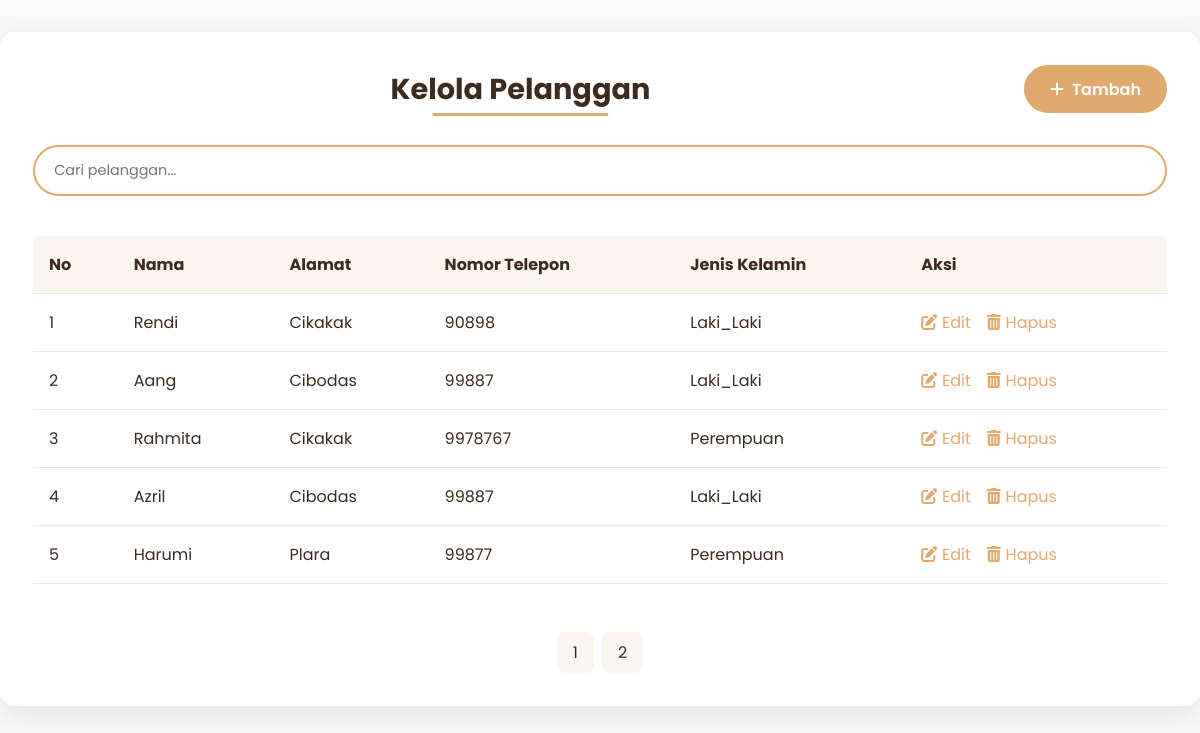
The app's page /admin/pelanggan/pelanggan.php with its own data.
### tables this page shows
CREATE TABLE `pelanggan` (
  `PelangganID` int(10) NOT NULL,
  `NamaPelanggan` varchar(255) DEFAULT NULL,
  `Alamat` text DEFAULT NULL,
  `NomorTelepon` varchar(20) DEFAULT NULL,
  `jk` enum('Laki_Laki','Perempuan') NOT NULL
);

### admin/pelanggan/pelanggan.php (the view, shortened to what this page needs)
<?php
$koneksi = new mysqli("localhost", "root", "", "kasir_reddra");
$results_per_page = 5;
$page = isset($_GET['page']) ? intval($_GET['page']) : 1;
$start_from = ($page - 1) * $results_per_page;
$sql = "SELECT * FROM pelanggan LIMIT $start_from, $results_per_page";
$result = $koneksi->query($sql);
$sql_total = "SELECT COUNT(PelangganID) AS total FROM pelanggan";
$result_total = $koneksi->query($sql_total);
$row_total = $result_total->fetch_assoc();
$total_pages = ceil($row_total["total"] / $results_per_page);
?>
<!DOCTYPE html>
<html>
<head>
    <link rel="stylesheet" href="https://cdnjs.cloudflare.com/ajax/libs/font-awesome/6.4.0/css/all.min.css">
</head>
<body>
    <div class="glass-panel">
        <div class="header">
            <div class="title-wrapper">
                <h2 class="page-title">Kelola Pelanggan</h2>
            </div>
            <div class="btn-group">
                <a href="tambah_pelanggan.php" class="btn btn-primary">
                    <i class="fas fa-plus"></i> Tambah
                </a>
            </div>
        </div>
        <div class="search-box">
            <input type="text" class="search-input" placeholder="Cari pelanggan..." id="searchInput">
        </div>
        <div class="table-container">
            <table class="data-table">
                <thead>
                    <tr>
                        <th>No</th>
                        <th>Nama</th>
                        <th>Alamat</th>
                        <th>Nomor Telepon</th>
                        <th>Jenis Kelamin</th>
                        <th>Aksi</th>
                    </tr>
                </thead>
                <tbody id="tableBody">
                    <?php if ($result && $result->num_rows > 0): ?>
                    <?php $no = 1 + ($page - 1) * $results_per_page; ?>
                    <?php while($row = $result->fetch_assoc()): ?>
                    <tr>
                        <td><?= $no++ ?></td>
                        <td><?= htmlspecialchars($row['NamaPelanggan']) ?></td>
                        <td><?= htmlspecialchars($row['Alamat']) ?></td>
                        <td><?= htmlspecialchars($row['NomorTelepon']) ?></td>
                        <td><?= htmlspecialchars($row['jk']) ?></td>
                        <td>
                            <div class="action-links">
                                <a href="edit_pelanggan.php?id=<?= $row['PelangganID'] ?>" class="action-link">
                                    <i class="fas fa-edit"></i> Edit
                                </a>
                                <a href="#" class="action-link delete-btn" data-id="<?= $row['PelangganID'] ?>">
                                    <i class="fas fa-trash-alt"></i> Hapus
                                </a>
                            </div>
                        </td>
                    </tr>
                    <?php endwhile; ?>
                    <?php else: ?>
                    <tr>
                        <td colspan="6" style="text-align: center; padding: 2rem;">Tidak ada data pelanggan</td>
                    </tr>
                    <?php endif; ?>
                </tbody>
            </table>
        </div>
        <?php if ($total_pages > 1): ?>
        <div class="pagination">
            <?php for ($i = 1; $i <= $total_pages; $i++): ?>
            <a href="?page=<?= $i ?>" class="page-item <?= $i == $page ? 'active' : '' ?>"><?= $i ?></a>
            <?php endfor; ?>
        </div>
        <?php endif; ?>
    </div>
</body>
</html>

### admin/pelanggan/pelanggan.php (style rules this page uses)
* { margin: 0; padding: 0; box-sizing: border-box; font-family: 'Poppins', sans-serif; }
body { background: #fafafa; color: #3D2B1F; }
.glass-panel { background: rgba(255, 255, 255, 0.98); backdrop-filter: blur(15px); border: 1px solid rgba(255, 255, 255, 0.2); box-shadow: 0 8px 32px rgba(0, 0, 0, 0.1); border-radius: 15px; padding: 2rem; margin: 2rem auto; max-width: 1200px; }
.header { display: flex; justify-content: space-between; align-items: center; margin-bottom: 2rem; gap: 1rem; }
.title-wrapper { text-align: center; flex-grow: 1; }
.page-title { font-size: 1.8rem; color: #3D2B1F; position: relative; display: inline-block; padding: 0 1rem; transition: color 0.3s ease, text-shadow 0.3s ease; }
.page-title::after { content: ''; position: absolute; bottom: -5px; left: 50%; transform: translateX(-50%); width: 60%; height: 3px; background: #E0AA6E; border-radius: 2px; }
.btn-group { display: flex; gap: 1rem; align-items: center; }
.btn { padding: 0.6rem 1.5rem; border-radius: 30px; font-weight: 600; transition: all 0.3s ease; text-decoration: none; display: inline-flex; align-items: center; gap: 0.5rem; white-space: nowrap; }
.btn-primary { background: #E0AA6E; color: white; border: 2px solid #E0AA6E; }
.search-box { width: 100%; margin-bottom: 1.5rem; }
.search-input { width: 100%; padding: 0.8rem 1.2rem; border: 2px solid #E0AA6E; border-radius: 30px; font-size: 0.9rem; transition: all 0.3s ease; }
.table-container { overflow-x: auto; }
.data-table { width: 100%; border-collapse: collapse; margin: 1rem 0; }
.data-table th, .data-table td { padding: 1rem; text-align: left; border-bottom: 1px solid rgba(61, 43, 31, 0.1); }
.data-table th { background: rgba(224, 170, 110, 0.1); }
.action-links { display: flex; gap: 1rem; }
.action-link { color: #E0AA6E; transition: all 0.3s ease; text-decoration: none; display: inline-flex; align-items: center; gap: 0.3rem; }
.pagination { display: flex; justify-content: center; gap: 0.5rem; margin-top: 2rem; }
.page-item { padding: 0.5rem 1rem; border-radius: 8px; background: rgba(224, 170, 110, 0.1); color: #3D2B1F; text-decoration: none; }

### records on screen
pelanggan: NamaPelanggan "Rendi", Alamat "Cikakak", NomorTelepon "90898", jk "Laki_Laki"
pelanggan: NamaPelanggan "Aang", Alamat "Cibodas", NomorTelepon "99887", jk "Laki_Laki"
pelanggan: NamaPelanggan "Rahmita", Alamat "Cikakak", NomorTelepon "9978767", jk "Perempuan"
pelanggan: NamaPelanggan "Azril", Alamat "Cibodas", NomorTelepon "99887", jk "Laki_Laki"
pelanggan: NamaPelanggan "Harumi", Alamat "Plara", NomorTelepon "99877", jk "Perempuan"
